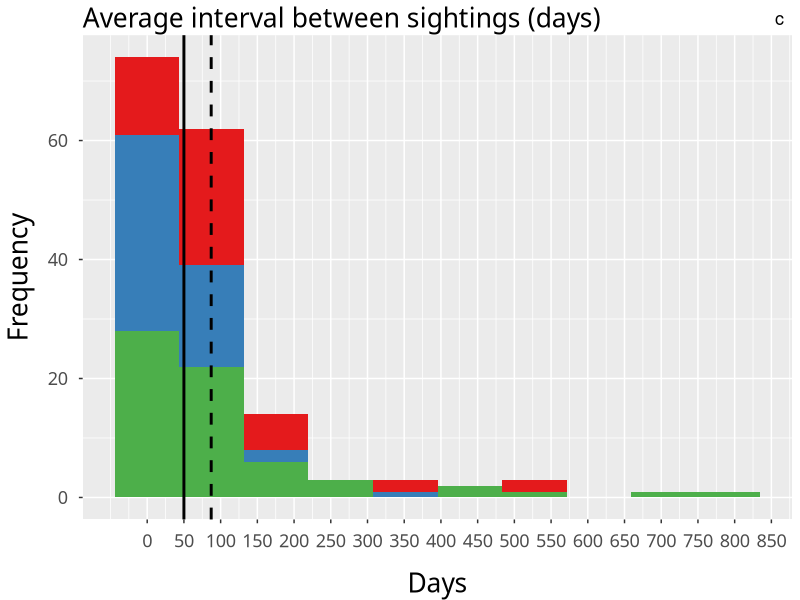
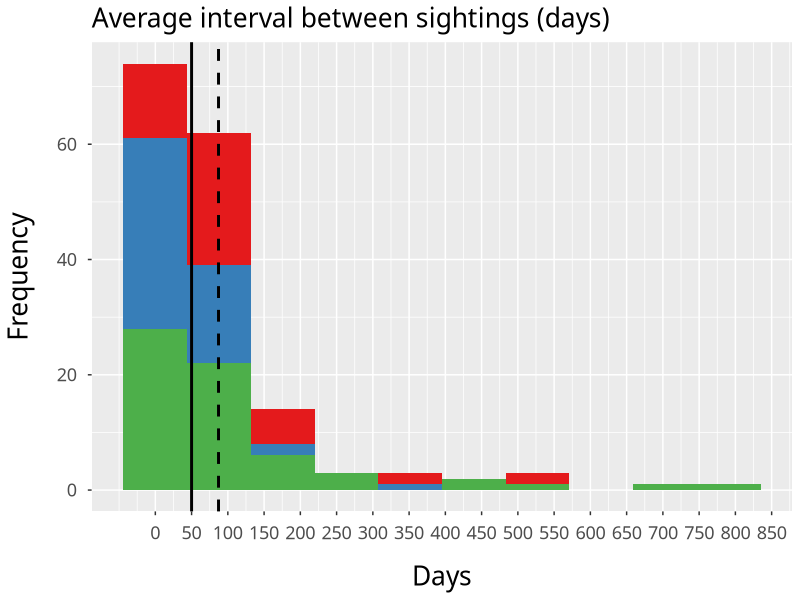
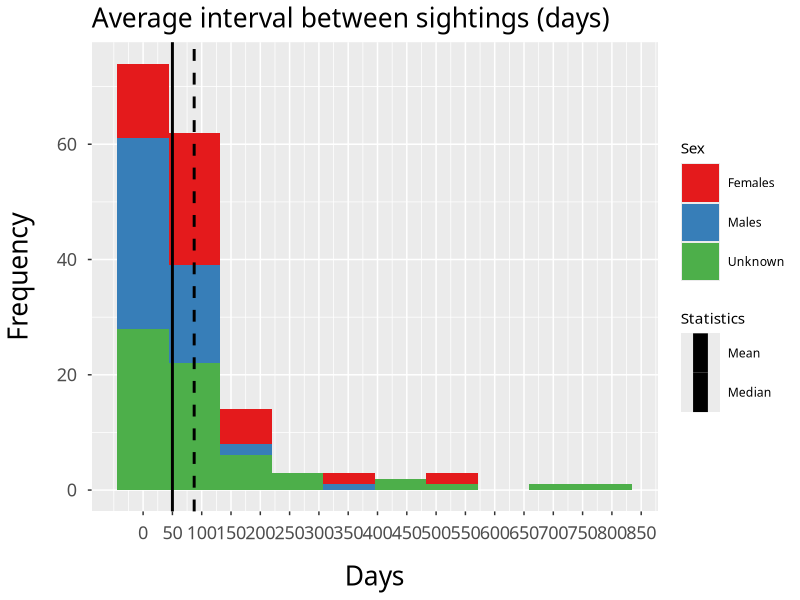
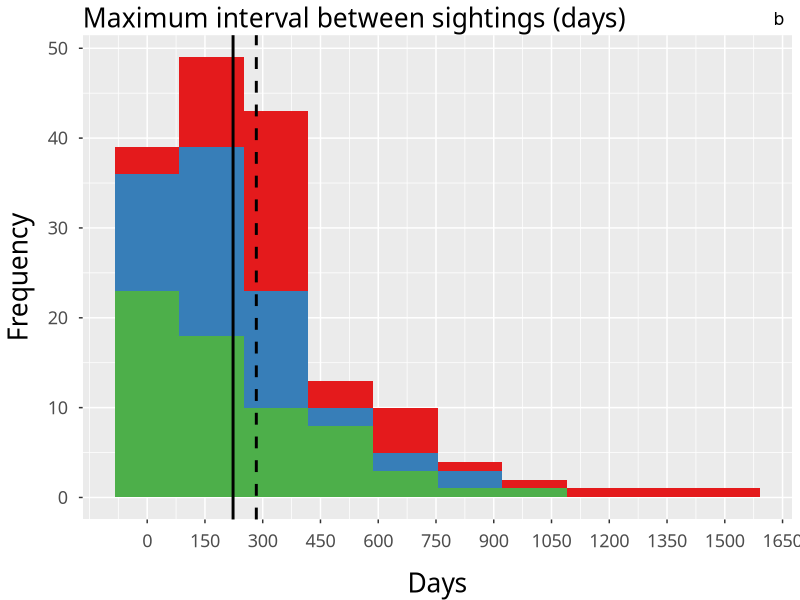
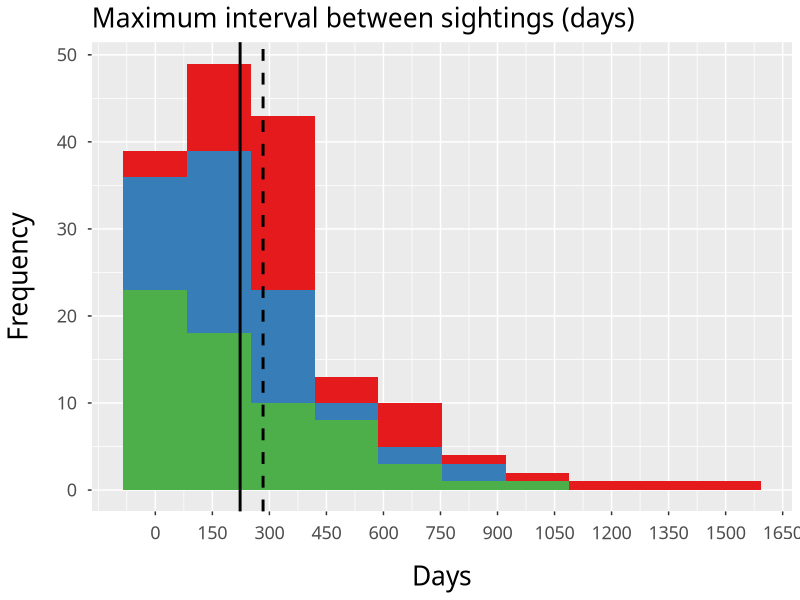
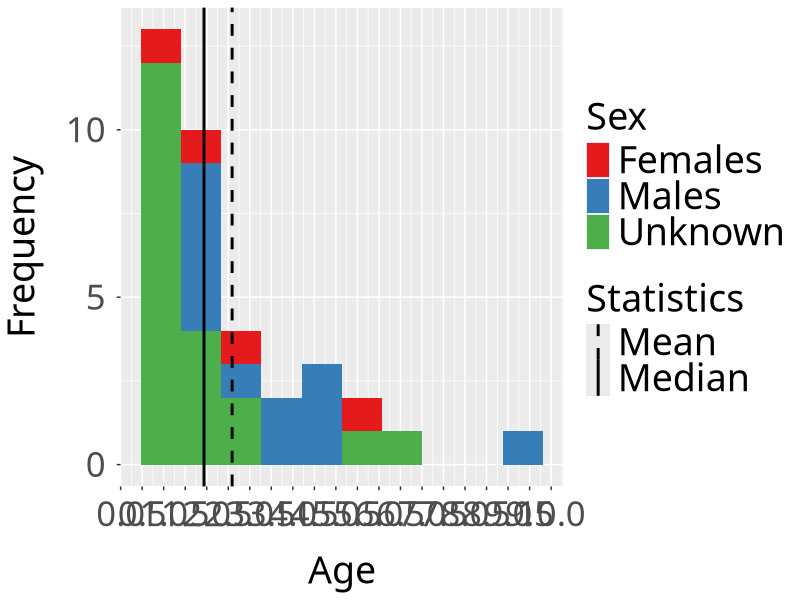
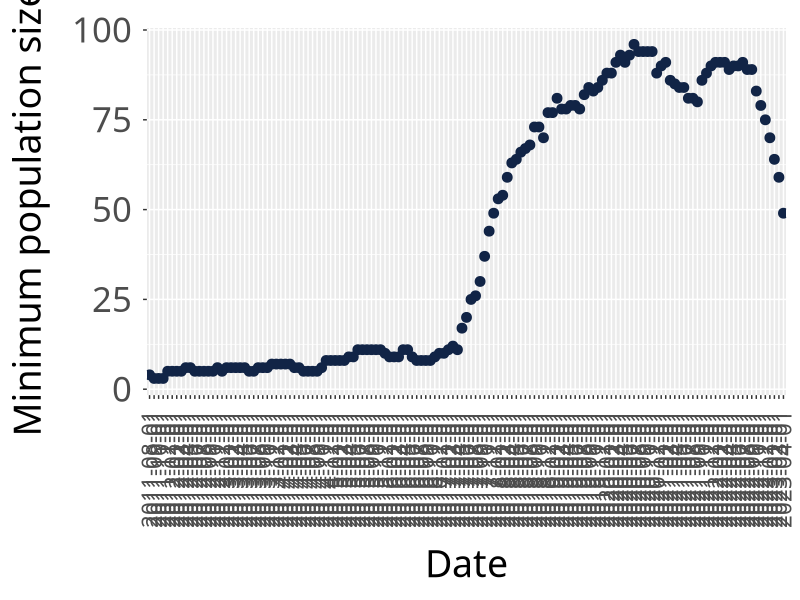

Write R code to recreate these figures, in order.

# Script 1/3
# Population trend, temporal intervals between camera-trap records and first turnover calculation method

# Load required packages
if (!require('tidyverse')) install.packages('tidyverse'); library('tidyverse')
if (!require('lubridate')) install.packages('lubridate'); library('lubridate')
if (!require('cowplot')) install.packages('cowplot'); library('cowplot')
if (!require('ggplot2')) install.packages('ggplot2'); library('ggplot2')

# Import all images, select desired period and remove juvenile observations
export_lynxDB <- read.csv("data/data_for_scripts_01_02.csv")

export_lynxDB2 <- export_lynxDB %>%
 mutate(datum_vrijeme = ymd_hms(`datum_vrijeme`, tz = Sys.timezone()))

b_10_24 <- export_lynxDB2 %>%
  filter(`datum_vrijeme` >= "2010-05-01 00:00:00 UTC")

b_10_24 <- b_10_24 %>%
  filter(!grepl("mlado|mladu", oznaka, ignore.case = TRUE))


# *************************  1. Minimum and maximum numbers of identified lynx  *************************

# List of individuals depending on which side they are captured

lynx_L <- b_10_24 %>% 
  group_by(oznaka, slikana_strana_zivotinje) %>%
  summarize(slikana_strana_zivotinje = first(slikana_strana_zivotinje)) %>% 
  rename(slikana_strana_zivotinje3 = slikana_strana_zivotinje) %>%
  filter(slikana_strana_zivotinje3 == 'lijeva')   # 211 captured from the left side

lynx_R <- b_10_24 %>% 
  group_by(oznaka, slikana_strana_zivotinje) %>% 
  summarize(slikana_strana_zivotinje = first(slikana_strana_zivotinje)) %>% 
  rename(slikana_strana_zivotinje2 = slikana_strana_zivotinje) %>% 
  filter(slikana_strana_zivotinje2 == 'desna')   # 225 captured from the right side

lynx_LR <- lynx_L %>% inner_join(lynx_R)   # 150 captured from both sides

# Minimum quantity: the highest between the number of captures from the right side and those from the left side. Here, the first ones are more

ifelse(nrow(lynx_L) <= nrow(lynx_R), lynx_min <- lynx_R, lynx_min <- lynx_L)   # 225

# Maximum lynx number: case in which all the individuals captured from the left side are different than those captured from the right side

ifelse(nrow(lynx_L) <= nrow(lynx_R), lynx_max <- full_join(lynx_R, anti_join(lynx_L, lynx_LR)), lynx_max <- full_join(lynx_L,anti_join(lynx_R, lynx_LR)))   # 286


# ***********************  2. Capture intervals and population trend plot  ***************************

b_10_24 <- b_10_24 %>%
  semi_join(lynx_min)

# Table with the capture interval (time span between first and last record) for each individual between 2010 and 2024

ris_interval <- b_10_24 %>%
  select ('datum_vrijeme', 'oznaka') %>% 
  mutate(datum = as.Date(datum_vrijeme, format = "%d.%m.%Y")) %>% 
  group_by(oznaka) %>%
  summarise(
    end = max(datum, na.rm = TRUE),
    start = min(datum, na.rm = TRUE)
  ) %>%
  arrange(oznaka) %>% 
  mutate(sighting_interval = interval(start, end))

# Add minimum age (days)

ris_interval_org <- ris_interval %>% 
  select(oznaka, start, end) %>% 
  mutate(min_starost_zivotinje = end-start)

# Make a time window of 1 year to sample abundance

time_window <- 12

start_project <-  min(ris_interval$start) 
end_project <- max(ris_interval$end)
month_seq <-  seq(start_project, end_project-months(time_window), by = "month")
month_int <-  interval(floor_date(month_seq, "month"), (floor_date(month_seq+months(time_window), "month")))

for (i in 1:length(month_int)) {
  column_name <- as.character(floor_date(month_seq[i], "month"))
  ris_interval$temp <- intersect(ris_interval$sighting_interval, month_int[i]) %>% 
    as.duration() %>% 
    as.numeric("days")
  names(ris_interval)[names(ris_interval) == "temp"] <- column_name
}

ris_interval2 <- ris_interval %>% 
  mutate(across(.cols = 5: ncol(ris_interval), ~replace(., !is.na(.), 1))) %>% 
  mutate(across(.cols = 5: ncol(ris_interval), ~replace(., is.na(.), 0)))       

ris_interval3 <- ris_interval2 %>% summarise(across(where(is.numeric), sum)) %>% 
  select(-sighting_interval)                                                    

ris_interval4 <-  head(ris_interval3) %>%
  rownames_to_column() %>%
  pivot_longer(, cols = -rowname) %>%
  pivot_wider(, names_from = rowname) %>%
  rename("category" = 1, num = 2) %>%
  as.data.frame()

# Plot

minpop_plot <- ggplot(ris_interval4, aes(x = category, y = num)) +
  geom_point(shape = "circle", size = 3, colour = "#112446") +
  scale_x_discrete(name = "Date") +
  ylab("Minimum population size") +
  theme(
    axis.text.x = element_text(size = 16, margin = margin(t = 8), angle = 90, vjust = 0.5, hjust = 1),
    axis.text.y = element_text(size = 25, margin = margin(r = 8)),
    axis.title.y = element_text(size = 27, margin = margin(r = 16)),
    axis.title.x = element_text(size = 27, margin = margin(t = 16)),
    text = element_text(family = "Calibri"),
    plot.margin = margin(t = 20, r = 10, b = 10, l = 10)
  )


# ****************  3. First turnover estimation method and minimum age  *******************

b_10_24_2 <- b_10_24

# Table with the capture intervals

ris_interval_11_24 <- b_10_24_2 %>%
  select ('datum_vrijeme', 'oznaka') %>% 
  mutate(datum = as.Date(datum_vrijeme)) %>% 
  group_by(oznaka) %>%
  summarise(
    end = max(datum, na.rm = TRUE),
    start = min(datum, na.rm = TRUE)
  ) %>%
  arrange(oznaka) %>% 
  mutate(sighting_interval = interval(start, end))

# Add minimum age (days)

ris_interval_org_11_24 <- ris_interval_11_24 %>% 
  select(oznaka, start, end) %>% 
  mutate(min_starost_zivotinje = end-start)

# Table with date of each record, temporal interval between different records and 
# total capture interval (minimum age) of every individual

ris_interval_every_11_24 <- b_10_24_2 %>%
  select (datum_vrijeme, oznaka) %>%
  arrange(oznaka, datum_vrijeme) %>%
  mutate(datum = as.Date(datum_vrijeme)) %>% 
  group_by(oznaka) %>%
  mutate(time_interval = datum - lag(datum)) %>%
  arrange(desc(time_interval)) %>%
  select(oznaka, time_interval, datum)

ris_interval_every_11_24 <- ris_interval_every_11_24 %>% 
  left_join(ris_interval_org, by = "oznaka")

# Organize

ris_interval_every_11_24 <- ris_interval_every_11_24[,c(1,4,3,5,2,6)]
colnames(ris_interval_every_11_24)[3] <- "middle_sightings"
colnames(ris_interval_every_11_24)[5] <- "interval_between_sightings"
colnames(ris_interval_every_11_24)[6] <- "total_capture_interval_(min_age)"

# Table just with minimum age (years)

min_lynx_age_new_11_24 <- ris_interval_org_11_24 %>% 
  group_by(oznaka) %>% 
  summarise(min_age = max(min_starost_zivotinje)) %>%
  mutate(min_age_year = min_age/365) %>% 
  arrange(desc(min_age))

min_lynx_age_new_11_24 <- subset(min_lynx_age_new_11_24, , select = c(oznaka, min_age_year))
min_lynx_age_new_11_24[] <- lapply(min_lynx_age_new_11_24, gsub, pattern = ' days', replacement = ' ')

# Table with date of first and last record, total capture interval and minimum age

ris_interval_avg_11_24 <- ris_interval_org_11_24
colnames(ris_interval_avg_11_24)[4] <- 'total_capture_interval_(min_age)'
ris_interval_avg_11_24 <- ris_interval_avg_11_24 %>% 
  left_join(min_lynx_age_new_11_24, by = "oznaka") 
colnames(ris_interval_avg_11_24)[5] <- 'min_age_years'           

# Adding 1 year to each individual (to account for the first year when they are considered juveniles)

ris_interval_avg_11_24[, c(4:5)] <- sapply(ris_interval_avg_11_24[, c(4:5)], as.numeric)

ris_interval_avg_11_24 <- ris_interval_avg_11_24 %>% 
  mutate(real_min_age_years = (min_age_years) + 1)

# Exclude those seen for the first time after 05/2018 (to keep the more long lived ones)

ris_interval_avg2_11_24 <- ris_interval_avg_11_24 %>%
  filter(start < "2018-05-01")

min(ris_interval_avg2_11_24$start)

summary(ris_interval_avg2_11_24$real_min_age_years)
sd(ris_interval_avg2_11_24$real_min_age_years)

# Calculate turnover by dividing the mean abundance between 2018 and 2023 (77; see Script 02) by the average minimum age

77 / 2.5  # 30.8

# Minimum age plot

ris_spol_11_24 <- subset(b_10_24_2, , select = c(2,4))
ris_spol_11_24 <- ris_spol_11_24 %>%
  filter(duplicated(oznaka) == FALSE)

ris_interval_avg2_11_24 <- ris_interval_avg2_11_24 %>%
  left_join(ris_spol_11_24, by = "oznaka")

colnames(ris_interval_avg2_11_24)[7] <- "Sex"

ris_interval_avg2_11_24$Sex[ris_interval_avg2_11_24$Sex == "M"] <- "Males"
ris_interval_avg2_11_24$Sex[ris_interval_avg2_11_24$Sex == "Z"] <- "Females"

minage_plot <- ggplot(ris_interval_avg2_11_24, aes(x = real_min_age_years, fill = Sex)) +
  geom_histogram(bins = 10) +
  geom_vline(aes(xintercept = mean(real_min_age_years), linetype = "Mean"), colour = "black", linewidth = 1) +
  geom_vline(aes(xintercept = median(real_min_age_years), linetype = "Median"), colour = "black", linewidth = 1) +
  scale_x_continuous(breaks = seq(0, 10, 0.5)) +
  scale_fill_brewer(palette = "Set1") +
  xlab("Age") +
  ylab("Frequency") +
  scale_linetype_manual(name = "Statistics", values = c("Mean" = "dashed", "Median" = "solid")) +
  theme(
    axis.title.x = element_text(size = 27, margin = margin(t = 16)),
    axis.title.y = element_text(size = 27, margin = margin(r = 16)),
    axis.text.x = element_text(size = 25, margin = margin(t = 8)),
    axis.text.y = element_text(size = 25, margin = margin(r = 8)),
    legend.title = element_text(size = 27),
    legend.text = element_text(size = 27),
    text = element_text(family = "Calibri")
  )


# ********************** 4. Temporal intervals between records ************************

ris_interval_avg_11_24 <- subset(ris_interval_avg_11_24, , select = -c(6))

# Table with date of each record and temporal interval between records (no NAs)

ris_interval_avg3_11_24 <- subset(ris_interval_every_11_24, , select = -c(6))
ris_interval_avg3_11_24 <- na.omit(ris_interval_avg3_11_24)

# Table with average interval between records (days) for each individual

avg_int_11_24 <- aggregate(ris_interval_avg3_11_24[, 5], list(ris_interval_avg3_11_24$oznaka), mean)
colnames(avg_int_11_24)[1] <- "oznaka"
colnames(avg_int_11_24)[2] <- "avg_int_between_sightings"                

# Join them

ris_interval_avg3_11_24 <- ris_interval_avg3_11_24 %>% 
  left_join(avg_int_11_24, by = "oznaka")                                  

# Table with date of first and last record, total capture interval, minimum age and average interval between records

ris_interval_avg_11_24 <- ris_interval_avg_11_24 %>% 
  left_join(avg_int_11_24, by = "oznaka")     

ris_interval_avg_11_24[, c(5:6)] <- sapply(ris_interval_avg_11_24[, c(5:6)], as.numeric)

# Add number of records for each individual

n_sightings_11_24 <- ris_interval_every_11_24 %>% count(oznaka)
ris_interval_avg_11_24 <- ris_interval_avg_11_24 %>% 
  left_join(n_sightings_11_24, by = "oznaka") 
colnames(ris_interval_avg_11_24)[7] <- "n_sightings"
ris_interval_avg_11_24 <- ris_interval_avg_11_24[,c(1,2,3,4,5,7,6)]

# Add individuals' sex

ris_spol_11_24 <- subset(b_10_24_2, , select = c(oznaka, spol))
ris_spol_11_24 <- ris_spol_11_24 %>%
  filter(duplicated(oznaka) == FALSE)

ris_interval_avg_11_24 <- ris_interval_avg_11_24 %>% 
  left_join(ris_spol_11_24, by = "oznaka")             

table(ris_interval_avg_11_24$spol)

# Calculate demographic parameters

# Separate table just with individuals captured only once

ris_interval_avg_11_24[, c(4:7)] <- sapply(ris_interval_avg_11_24[, c(4:7)], as.numeric)

ris_interval_avg_once_11_24 <- ris_interval_avg_11_24[ris_interval_avg_11_24$n_sightings == "1", ]

# Delete NAs (those seen only once)

ris_interval_avg_11_24 <- ris_interval_avg_11_24 %>% 
  na.omit()   # 185 individuals seen more than once

ris_interval_every2_11_24 <- subset(ris_interval_every_11_24, , select = -c(2:4,6))
ris_interval_every3_11_24 <- ris_interval_every2_11_24 %>%
  na.omit()

# Identify longest interval between records

max_int_11_24 <- ris_interval_every3_11_24 %>%
  filter(interval_between_sightings == max(interval_between_sightings))

# Retain one maximum interval per individual and add it to the dataset

max_int2_11_24 <- max_int_11_24 %>%
  filter(duplicated(oznaka) == FALSE)

ris_interval_avg_11_24 <- ris_interval_avg_11_24 %>% 
  left_join(max_int2_11_24, by = "oznaka")            

ris_interval_avg_11_24[, c(9)] <- sapply(ris_interval_avg_11_24[, c(9)], as.numeric)
colnames(ris_interval_avg_11_24)[9] <- "max_int_between_sightings_days"

# Remove individuals recorded twice in the same day

ris_interval_avg5_11_24 <- ris_interval_avg_11_24[!(ris_interval_avg_11_24$`total_capture_interval_(min_age)` %in% "0"),]   # 163

colnames(ris_interval_avg5_11_24)[8] <- "Sex"

ris_interval_avg5_11_24$Sex[ris_interval_avg5_11_24$Sex == "M"] <- "Males"
ris_interval_avg5_11_24$Sex[ris_interval_avg5_11_24$Sex == "Z"] <- "Females"

# Get parameters: number of records, maximum and average interval between records

ris_interval_avg5_11_24[, c(4:7, 9)] <- sapply(ris_interval_avg5_11_24[, c(4:7, 9)], as.numeric)

summary(ris_interval_avg5_11_24$n_sightings)
sd(ris_interval_avg5_11_24$n_sightings)

summary(ris_interval_avg5_11_24$avg_int_between_sightings)
sd(ris_interval_avg5_11_24$avg_int_between_sightings)

summary(ris_interval_avg5_11_24$max_int_between_sightings_days)
sd(ris_interval_avg5_11_24$max_int_between_sightings_days)

# Plots

n_sightings_plot <- ggplot(ris_interval_avg5_11_24, aes(x = n_sightings, fill = Sex)) +
  geom_histogram(bins = 10) +
  geom_vline(aes(xintercept = mean(n_sightings), linetype = "Mean"), colour = "black", linewidth = 1) +
  geom_vline(aes(xintercept = median(n_sightings), linetype = "Median"), colour = "black", linewidth = 1) +
  xlab("Sightings") +
  ylab("Frequency") +
  ggtitle("Number of sightings") +
  scale_x_continuous(breaks = seq(0, 250, 15)) +
  scale_fill_brewer(palette = "Set1") +
  scale_linetype_manual(name = "Statistics", values = c("Mean" = "dashed", "Median" = "solid")) +
  theme(
    legend.position = "none",
    axis.title.x = element_text(size = 19, margin = margin(t = 16)),
    axis.title.y = element_text(size = 19, margin = margin(r = 16)),
    plot.title = element_text(size = 19),
    axis.text.x = element_text(size = 13, margin = margin(t = 8)),
    axis.text.y = element_text(size = 13, margin = margin(r = 8)),
    text = element_text(family = "Calibri")
  )

max_int_plot <- ggplot(ris_interval_avg5_11_24, aes(x = max_int_between_sightings_days, fill = Sex)) +
  geom_histogram(bins = 10) +
  geom_vline(aes(xintercept = mean(max_int_between_sightings_days), linetype = "Mean"), colour = "black", linewidth = 1) +
  geom_vline(aes(xintercept = median(max_int_between_sightings_days), linetype = "Median"), colour = "black", linewidth = 1) +
  xlab("Days") +
  ylab("Frequency") +
  ggtitle("Maximum interval between sightings (days)") +
  scale_x_continuous(breaks = seq(0, 1700, 150)) +
  scale_fill_brewer(palette = "Set1") +
  scale_linetype_manual(name = "Statistics", values = c("Mean" = "dashed", "Median" = "solid")) +
  theme(
    legend.position = "none",
    axis.title.x = element_text(size = 19, margin = margin(t = 16)),
    axis.title.y = element_text(size = 19, margin = margin(r = 16)),
    plot.title = element_text(size = 19),
    axis.text.x = element_text(size = 13, margin = margin(t = 8)),
    axis.text.y = element_text(size = 13, margin = margin(r = 8)),
    text = element_text(family = "Calibri")
  )

avg_int_plot <- ggplot(ris_interval_avg5_11_24, aes(x = avg_int_between_sightings, fill = Sex)) +
  geom_histogram(bins = 10) +
  geom_vline(aes(xintercept = mean(avg_int_between_sightings), linetype = "Mean"), colour = "black", linewidth = 1) +
  geom_vline(aes(xintercept = median(avg_int_between_sightings), linetype = "Median"), colour = "black", linewidth = 1) +
  xlab("Days") +
  ylab("Frequency") +
  ggtitle("Average interval between sightings (days)") +
  scale_x_continuous(breaks = seq(0, 850, 50)) +
  scale_fill_brewer(palette = "Set1") +
  scale_linetype_manual(name = "Statistics", values = c("Mean" = "dashed", "Median" = "solid")) +
  guides(linetype = guide_legend(override.aes = list(linewidth = 5))) +
  theme(
    axis.title.x = element_text(size = 19, margin = margin(t = 16)),
    axis.title.y = element_text(size = 19, margin = margin(r = 16)),
    plot.title = element_text(size = 19),
    axis.text.x = element_text(size = 13, margin = margin(t = 8)),
    axis.text.y = element_text(size = 13, margin = margin(r = 8)),
    text = element_text(family = "Calibri"),
    legend.key.size = unit(1, "cm"),
    legend.box = "vertical"
  )

legend <- get_legend(avg_int_plot)

avg_int_noleg <- avg_int_plot +
  theme(legend.position = "none")

n_sightings_labeled <- ggdraw(n_sightings_plot) +
  draw_label(
    "a", x = 0.98, y = 0.98,
    hjust = 1, vjust = 1, size = 13
  )

max_int_labeled <- ggdraw(max_int_plot) +
  draw_label(
    "b", x = 0.98, y = 0.98,
    hjust = 1, vjust = 1, size = 13
  )

avg_int_labeled <- ggdraw(avg_int_noleg) +
  draw_label(
    "c", x = 0.98, y = 0.98,
    hjust = 1, vjust = 1, size = 13
  )

plots_with_space <- plot_grid(
  n_sightings_labeled,
  NULL,
  max_int_labeled,
  NULL,
  avg_int_labeled,
  ncol = 1,
  rel_heights = c(1, 0.08, 1, 0.08, 1)
)

parameters_plot <- plot_grid(
  plots_with_space,
  legend,
  rel_widths = c(1, 0.20)
)
